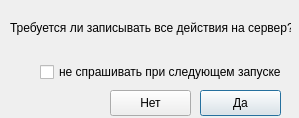
<?xml version="1.0" encoding="UTF-8"?>
<ui version="4.0">
 <class>DialogWriteServer</class>
 <widget class="QDialog" name="DialogWriteServer">
  <property name="geometry">
   <rect>
    <x>0</x>
    <y>0</y>
    <width>299</width>
    <height>118</height>
   </rect>
  </property>
  <property name="windowTitle">
   <string>Требуется выбор</string>
  </property>
  <widget class="QLabel" name="label">
   <property name="geometry">
    <rect>
     <x>10</x>
     <y>20</y>
     <width>281</width>
     <height>16</height>
    </rect>
   </property>
   <property name="text">
    <string>Требуется ли записывать все действия на сервер?</string>
   </property>
  </widget>
  <widget class="QPushButton" name="btn_yes">
   <property name="geometry">
    <rect>
     <x>200</x>
     <y>90</y>
     <width>81</width>
     <height>26</height>
    </rect>
   </property>
   <property name="text">
    <string>Да</string>
   </property>
  </widget>
  <widget class="QPushButton" name="btn_no">
   <property name="geometry">
    <rect>
     <x>110</x>
     <y>90</y>
     <width>81</width>
     <height>26</height>
    </rect>
   </property>
   <property name="text">
    <string>Нет</string>
   </property>
  </widget>
  <widget class="QCheckBox" name="cb_asking">
   <property name="geometry">
    <rect>
     <x>40</x>
     <y>60</y>
     <width>251</width>
     <height>24</height>
    </rect>
   </property>
   <property name="text">
    <string>не спрашивать при следующем запуске</string>
   </property>
  </widget>
 </widget>
 <resources/>
 <connections/>
</ui>
